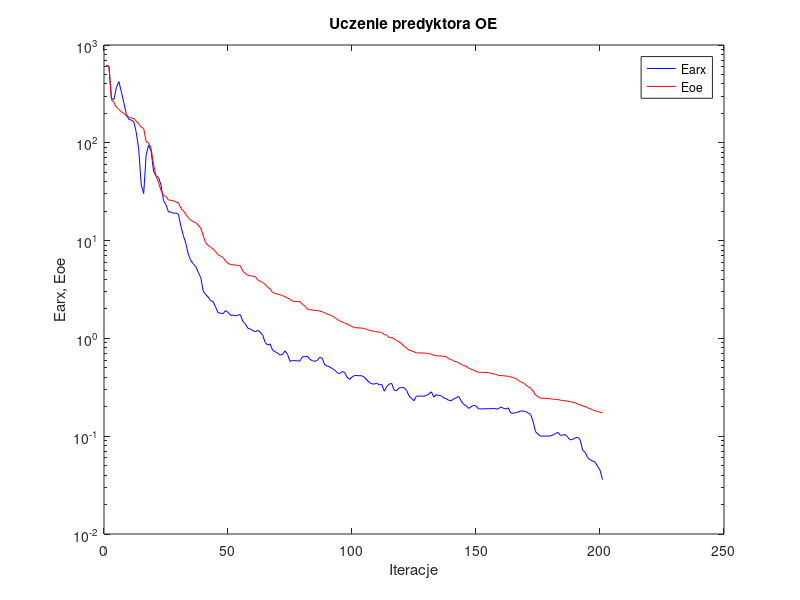
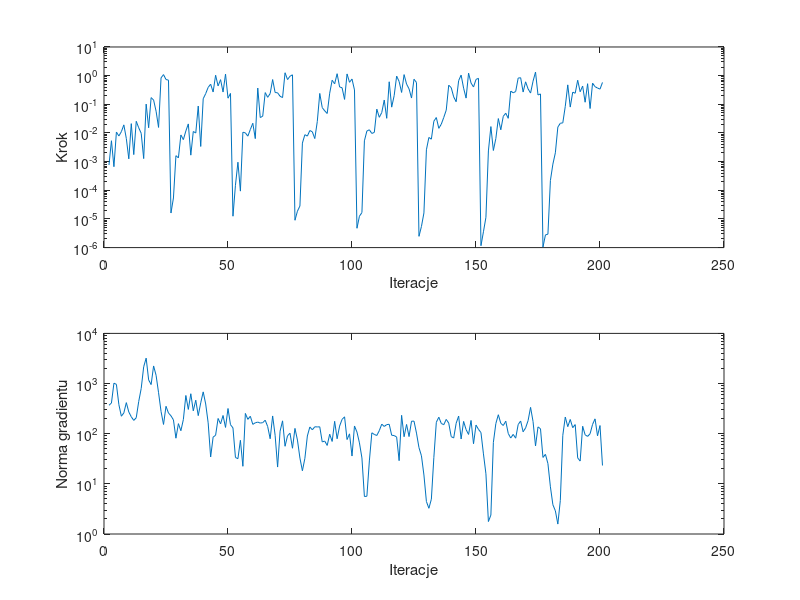

MATLAB code for these plots, in order:
%uczenie predyktora oe
clear all;
n=0; farx(n+1)=6.247474e+002; foe(n+1)=6.180032e+002; wspucz(n+1)=0.000000e+000; ng(n+1)=0.000000e+000;
%odnowa zmiennej metryki
n=1; farx(n+1)=6.070281e+002; foe(n+1)=6.003269e+002; krok(n+1)=7.625735e-004; ng(n+1)=3.681924e+002;
n=2; farx(n+1)=2.846121e+002; foe(n+1)=2.761220e+002; krok(n+1)=5.355898e-003; ng(n+1)=4.091962e+002;
n=3; farx(n+1)=2.770007e+002; foe(n+1)=2.576436e+002; krok(n+1)=6.650130e-004; ng(n+1)=1.016512e+003;
n=4; farx(n+1)=3.689465e+002; foe(n+1)=2.308680e+002; krok(n+1)=1.073668e-002; ng(n+1)=9.639711e+002;
n=5; farx(n+1)=4.223647e+002; foe(n+1)=2.189766e+002; krok(n+1)=7.859971e-003; ng(n+1)=3.788889e+002;
n=6; farx(n+1)=3.321683e+002; foe(n+1)=2.075964e+002; krok(n+1)=1.109636e-002; ng(n+1)=2.230521e+002;
n=7; farx(n+1)=2.572050e+002; foe(n+1)=2.009193e+002; krok(n+1)=1.915230e-002; ng(n+1)=2.600980e+002;
n=8; farx(n+1)=1.979986e+002; foe(n+1)=1.868661e+002; krok(n+1)=6.401705e-003; ng(n+1)=4.164262e+002;
n=9; farx(n+1)=1.733680e+002; foe(n+1)=1.836357e+002; krok(n+1)=1.250114e-003; ng(n+1)=2.705781e+002;
n=10; farx(n+1)=1.707945e+002; foe(n+1)=1.789485e+002; krok(n+1)=2.113019e-002; ng(n+1)=2.173526e+002;
n=11; farx(n+1)=1.642109e+002; foe(n+1)=1.776560e+002; krok(n+1)=1.758026e-003; ng(n+1)=1.841262e+002;
n=12; farx(n+1)=1.279047e+002; foe(n+1)=1.665176e+002; krok(n+1)=2.549876e-002; ng(n+1)=2.081188e+002;
n=13; farx(n+1)=8.560874e+001; foe(n+1)=1.569619e+002; krok(n+1)=1.517095e-002; ng(n+1)=4.396439e+002;
n=14; farx(n+1)=3.749275e+001; foe(n+1)=1.441407e+002; krok(n+1)=9.725768e-003; ng(n+1)=7.980656e+002;
n=15; farx(n+1)=3.025875e+001; foe(n+1)=1.401072e+002; krok(n+1)=1.276921e-003; ng(n+1)=2.158428e+003;
n=16; farx(n+1)=7.526497e+001; foe(n+1)=1.022534e+002; krok(n+1)=1.015974e-001; ng(n+1)=3.210142e+003;
n=17; farx(n+1)=9.515614e+001; foe(n+1)=9.995611e+001; krok(n+1)=1.517095e-002; ng(n+1)=1.181132e+003;
n=18; farx(n+1)=8.162031e+001; foe(n+1)=8.720464e+001; krok(n+1)=1.714306e-001; ng(n+1)=9.541959e+002;
n=19; farx(n+1)=5.074891e+001; foe(n+1)=5.950614e+001; krok(n+1)=1.407955e-001; ng(n+1)=2.244168e+003;
n=20; farx(n+1)=4.587253e+001; foe(n+1)=4.580027e+001; krok(n+1)=5.734876e-002; ng(n+1)=1.460047e+003;
n=21; farx(n+1)=4.415632e+001; foe(n+1)=3.920185e+001; krok(n+1)=1.559274e-002; ng(n+1)=6.564636e+002;
n=22; farx(n+1)=3.689921e+001; foe(n+1)=3.247694e+001; krok(n+1)=8.377184e-001; ng(n+1)=2.779215e+002;
n=23; farx(n+1)=2.568448e+001; foe(n+1)=2.907129e+001; krok(n+1)=1.086288e+000; ng(n+1)=1.528548e+002;
n=24; farx(n+1)=2.334911e+001; foe(n+1)=2.819399e+001; krok(n+1)=7.310195e-001; ng(n+1)=3.517639e+002;
n=25; farx(n+1)=1.959415e+001; foe(n+1)=2.601696e+001; krok(n+1)=6.970601e-001; ng(n+1)=2.581367e+002;
%odnowa zmiennej metryki
n=26; farx(n+1)=1.963647e+001; foe(n+1)=2.584337e+001; krok(n+1)=1.608814e-005; ng(n+1)=2.275453e+002;
n=27; farx(n+1)=1.902807e+001; foe(n+1)=2.557626e+001; krok(n+1)=5.385244e-005; ng(n+1)=1.885317e+002;
n=28; farx(n+1)=1.910717e+001; foe(n+1)=2.481120e+001; krok(n+1)=1.611746e-003; ng(n+1)=8.131867e+001;
n=29; farx(n+1)=1.866532e+001; foe(n+1)=2.435471e+001; krok(n+1)=1.350546e-003; ng(n+1)=1.587244e+002;
n=30; farx(n+1)=1.408757e+001; foe(n+1)=2.153703e+001; krok(n+1)=8.533243e-003; ng(n+1)=1.146206e+002;
n=31; farx(n+1)=1.123732e+001; foe(n+1)=2.010485e+001; krok(n+1)=5.858547e-003; ng(n+1)=1.916785e+002;
n=32; farx(n+1)=9.367714e+000; foe(n+1)=1.868105e+001; krok(n+1)=1.170476e-002; ng(n+1)=5.781749e+002;
n=33; farx(n+1)=7.266866e+000; foe(n+1)=1.712905e+001; krok(n+1)=2.069473e-002; ng(n+1)=3.049105e+002;
n=34; farx(n+1)=6.249510e+000; foe(n+1)=1.610290e+001; krok(n+1)=1.681815e-003; ng(n+1)=6.262268e+002;
n=35; farx(n+1)=5.801249e+000; foe(n+1)=1.565465e+001; krok(n+1)=1.125547e-002; ng(n+1)=2.857572e+002;
n=36; farx(n+1)=5.426830e+000; foe(n+1)=1.525339e+001; krok(n+1)=9.955600e-003; ng(n+1)=4.656742e+002;
n=37; farx(n+1)=4.735726e+000; foe(n+1)=1.437214e+001; krok(n+1)=8.693674e-002; ng(n+1)=2.293077e+002;
n=38; farx(n+1)=4.201755e+000; foe(n+1)=1.347293e+001; krok(n+1)=3.382411e-003; ng(n+1)=4.125008e+002;
n=39; farx(n+1)=3.059260e+000; foe(n+1)=1.123478e+001; krok(n+1)=1.561662e-001; ng(n+1)=6.822810e+002;
n=40; farx(n+1)=2.802962e+000; foe(n+1)=9.480111e+000; krok(n+1)=2.357265e-001; ng(n+1)=3.917593e+002;
n=41; farx(n+1)=2.643660e+000; foe(n+1)=8.941524e+000; krok(n+1)=3.903951e-001; ng(n+1)=1.647945e+002;
n=42; farx(n+1)=2.431221e+000; foe(n+1)=8.533923e+000; krok(n+1)=5.013461e-001; ng(n+1)=3.433867e+001;
n=43; farx(n+1)=2.382431e+000; foe(n+1)=8.227437e+000; krok(n+1)=2.689113e-001; ng(n+1)=8.554943e+001;
n=44; farx(n+1)=2.091299e+000; foe(n+1)=7.711900e+000; krok(n+1)=1.033373e+000; ng(n+1)=9.298449e+001;
n=45; farx(n+1)=1.826961e+000; foe(n+1)=7.169115e+000; krok(n+1)=4.386596e-001; ng(n+1)=2.013081e+002;
n=46; farx(n+1)=1.812546e+000; foe(n+1)=6.938277e+000; krok(n+1)=7.248392e-001; ng(n+1)=1.569408e+002;
n=47; farx(n+1)=1.788384e+000; foe(n+1)=6.718598e+000; krok(n+1)=2.681247e-001; ng(n+1)=2.308024e+002;
n=48; farx(n+1)=1.922674e+000; foe(n+1)=6.177566e+000; krok(n+1)=1.133514e+000; ng(n+1)=1.333917e+002;
n=49; farx(n+1)=1.848073e+000; foe(n+1)=5.863145e+000; krok(n+1)=1.634459e-001; ng(n+1)=3.180101e+002;
n=50; farx(n+1)=1.723708e+000; foe(n+1)=5.686242e+000; krok(n+1)=2.393567e-001; ng(n+1)=1.513303e+002;
%odnowa zmiennej metryki
n=51; farx(n+1)=1.726733e+000; foe(n+1)=5.661024e+000; krok(n+1)=1.245057e-005; ng(n+1)=1.306002e+002;
n=52; farx(n+1)=1.704519e+000; foe(n+1)=5.642081e+000; krok(n+1)=1.496273e-004; ng(n+1)=3.354462e+001;
n=53; farx(n+1)=1.734388e+000; foe(n+1)=5.561929e+000; krok(n+1)=9.532898e-004; ng(n+1)=3.176680e+001;
n=54; farx(n+1)=1.742184e+000; foe(n+1)=5.515191e+000; krok(n+1)=9.347223e-005; ng(n+1)=7.392757e+001;
n=55; farx(n+1)=1.490791e+000; foe(n+1)=4.865472e+000; krok(n+1)=1.060641e-002; ng(n+1)=2.240127e+001;
n=56; farx(n+1)=1.407303e+000; foe(n+1)=4.600735e+000; krok(n+1)=1.007731e-002; ng(n+1)=2.537144e+002;
n=57; farx(n+1)=1.271299e+000; foe(n+1)=4.424008e+000; krok(n+1)=7.737158e-003; ng(n+1)=1.931721e+002;
n=58; farx(n+1)=1.251388e+000; foe(n+1)=4.365661e+000; krok(n+1)=1.316643e-002; ng(n+1)=2.227888e+002;
n=59; farx(n+1)=1.199278e+000; foe(n+1)=4.327093e+000; krok(n+1)=2.183177e-002; ng(n+1)=1.535775e+002;
n=60; farx(n+1)=1.172134e+000; foe(n+1)=4.293350e+000; krok(n+1)=6.349841e-003; ng(n+1)=1.649511e+002;
n=61; farx(n+1)=1.207896e+000; foe(n+1)=3.964003e+000; krok(n+1)=3.691454e-001; ng(n+1)=1.703088e+002;
n=62; farx(n+1)=1.156975e+000; foe(n+1)=3.835910e+000; krok(n+1)=3.450322e-002; ng(n+1)=1.629773e+002;
n=63; farx(n+1)=1.077235e+000; foe(n+1)=3.729632e+000; krok(n+1)=3.844828e-002; ng(n+1)=1.660004e+002;
n=64; farx(n+1)=9.069444e-001; foe(n+1)=3.575348e+000; krok(n+1)=2.561578e-001; ng(n+1)=1.859083e+002;
n=65; farx(n+1)=8.562015e-001; foe(n+1)=3.330308e+000; krok(n+1)=1.752988e-001; ng(n+1)=1.387684e+002;
n=66; farx(n+1)=8.763904e-001; foe(n+1)=3.214126e+000; krok(n+1)=2.367770e-001; ng(n+1)=7.924648e+001;
n=67; farx(n+1)=7.571497e-001; foe(n+1)=2.941148e+000; krok(n+1)=7.310195e-001; ng(n+1)=2.258520e+002;
n=68; farx(n+1)=7.319409e-001; foe(n+1)=2.885333e+000; krok(n+1)=2.577747e-001; ng(n+1)=9.302266e+001;
n=69; farx(n+1)=7.063044e-001; foe(n+1)=2.836194e+000; krok(n+1)=2.522670e-001; ng(n+1)=2.162340e+001;
n=70; farx(n+1)=6.762517e-001; foe(n+1)=2.796383e+000; krok(n+1)=1.902702e-001; ng(n+1)=1.125546e+002;
n=71; farx(n+1)=6.864989e-001; foe(n+1)=2.736495e+000; krok(n+1)=1.717868e-001; ng(n+1)=1.804431e+002;
n=72; farx(n+1)=7.446909e-001; foe(n+1)=2.672610e+000; krok(n+1)=1.261180e+000; ng(n+1)=5.615962e+001;
n=73; farx(n+1)=6.862111e-001; foe(n+1)=2.583456e+000; krok(n+1)=7.310195e-001; ng(n+1)=9.092978e+001;
n=74; farx(n+1)=5.823775e-001; foe(n+1)=2.517711e+000; krok(n+1)=9.526777e-001; ng(n+1)=1.022036e+002;
n=75; farx(n+1)=5.941944e-001; foe(n+1)=2.405863e+000; krok(n+1)=1.068901e+000; ng(n+1)=5.128912e+001;
%odnowa zmiennej metryki
n=76; farx(n+1)=5.914137e-001; foe(n+1)=2.392911e+000; krok(n+1)=9.003600e-006; ng(n+1)=1.276075e+002;
n=77; farx(n+1)=5.893670e-001; foe(n+1)=2.378192e+000; krok(n+1)=1.870342e-005; ng(n+1)=7.463340e+001;
n=78; farx(n+1)=5.877791e-001; foe(n+1)=2.374315e+000; krok(n+1)=2.829063e-005; ng(n+1)=3.269010e+001;
n=79; farx(n+1)=6.494816e-001; foe(n+1)=2.235320e+000; krok(n+1)=4.432757e-003; ng(n+1)=1.824748e+001;
n=80; farx(n+1)=6.493782e-001; foe(n+1)=2.136321e+000; krok(n+1)=8.704305e-003; ng(n+1)=3.229132e+001;
n=81; farx(n+1)=6.569559e-001; foe(n+1)=1.996291e+000; krok(n+1)=7.780842e-003; ng(n+1)=9.013815e+001;
n=82; farx(n+1)=6.114393e-001; foe(n+1)=1.964891e+000; krok(n+1)=1.216238e-002; ng(n+1)=1.361800e+002;
n=83; farx(n+1)=5.911980e-001; foe(n+1)=1.950261e+000; krok(n+1)=1.095618e-002; ng(n+1)=1.196815e+002;
n=84; farx(n+1)=5.827387e-001; foe(n+1)=1.935018e+000; krok(n+1)=6.374691e-003; ng(n+1)=1.373292e+002;
n=85; farx(n+1)=5.978792e-001; foe(n+1)=1.925128e+000; krok(n+1)=2.497713e-002; ng(n+1)=1.364152e+002;
n=86; farx(n+1)=6.409571e-001; foe(n+1)=1.907070e+000; krok(n+1)=2.393567e-001; ng(n+1)=1.371408e+002;
n=87; farx(n+1)=6.274785e-001; foe(n+1)=1.871585e+000; krok(n+1)=7.660919e-002; ng(n+1)=6.850480e+001;
n=88; farx(n+1)=5.359763e-001; foe(n+1)=1.829746e+000; krok(n+1)=5.908701e-002; ng(n+1)=7.129406e+001;
n=89; farx(n+1)=5.234986e-001; foe(n+1)=1.767627e+000; krok(n+1)=4.784719e-002; ng(n+1)=5.836534e+001;
n=90; farx(n+1)=5.101440e-001; foe(n+1)=1.742616e+000; krok(n+1)=2.436225e-001; ng(n+1)=9.764327e+001;
n=91; farx(n+1)=4.922566e-001; foe(n+1)=1.696465e+000; krok(n+1)=6.914797e-001; ng(n+1)=7.004444e+001;
n=92; farx(n+1)=4.753332e-001; foe(n+1)=1.640290e+000; krok(n+1)=5.191100e-001; ng(n+1)=1.765453e+002;
n=93; farx(n+1)=4.465412e-001; foe(n+1)=1.566575e+000; krok(n+1)=1.168436e+000; ng(n+1)=7.924883e+001;
n=94; farx(n+1)=4.351935e-001; foe(n+1)=1.510058e+000; krok(n+1)=4.027995e-001; ng(n+1)=1.418385e+002;
n=95; farx(n+1)=4.575690e-001; foe(n+1)=1.472943e+000; krok(n+1)=3.780408e-001; ng(n+1)=1.932163e+002;
n=96; farx(n+1)=4.498740e-001; foe(n+1)=1.443110e+000; krok(n+1)=1.481341e-001; ng(n+1)=2.169987e+002;
n=97; farx(n+1)=4.021599e-001; foe(n+1)=1.400915e+000; krok(n+1)=1.147757e+000; ng(n+1)=7.643933e+001;
n=98; farx(n+1)=3.813902e-001; foe(n+1)=1.361109e+000; krok(n+1)=5.856145e-001; ng(n+1)=9.934430e+001;
n=99; farx(n+1)=4.041727e-001; foe(n+1)=1.320574e+000; krok(n+1)=7.612154e-001; ng(n+1)=3.585967e+001;
n=100; farx(n+1)=4.171921e-001; foe(n+1)=1.290460e+000; krok(n+1)=3.170262e-001; ng(n+1)=1.424783e+002;
%odnowa zmiennej metryki
n=101; farx(n+1)=4.165902e-001; foe(n+1)=1.284319e+000; krok(n+1)=4.728179e-006; ng(n+1)=1.077062e+002;
n=102; farx(n+1)=4.157767e-001; foe(n+1)=1.277867e+000; krok(n+1)=1.245057e-005; ng(n+1)=6.558422e+001;
n=103; farx(n+1)=4.143799e-001; foe(n+1)=1.275373e+000; krok(n+1)=1.663384e-005; ng(n+1)=3.289822e+001;
n=104; farx(n+1)=3.998099e-001; foe(n+1)=1.259563e+000; krok(n+1)=5.320104e-003; ng(n+1)=5.594411e+000;
n=105; farx(n+1)=3.760907e-001; foe(n+1)=1.238063e+000; krok(n+1)=1.170476e-002; ng(n+1)=5.658893e+000;
n=106; farx(n+1)=3.544910e-001; foe(n+1)=1.209340e+000; krok(n+1)=1.290032e-002; ng(n+1)=2.867205e+001;
n=107; farx(n+1)=3.427979e-001; foe(n+1)=1.191781e+000; krok(n+1)=9.618292e-003; ng(n+1)=1.042053e+002;
n=108; farx(n+1)=3.413350e-001; foe(n+1)=1.178280e+000; krok(n+1)=1.048565e-002; ng(n+1)=9.666460e+001;
n=109; farx(n+1)=3.482917e-001; foe(n+1)=1.165105e+000; krok(n+1)=6.786752e-002; ng(n+1)=9.205408e+001;
n=110; farx(n+1)=3.349930e-001; foe(n+1)=1.160262e+000; krok(n+1)=3.519888e-002; ng(n+1)=1.150545e+002;
n=111; farx(n+1)=3.389162e-001; foe(n+1)=1.149562e+000; krok(n+1)=5.160128e-002; ng(n+1)=1.551114e+002;
n=112; farx(n+1)=2.885977e-001; foe(n+1)=1.097055e+000; krok(n+1)=1.410702e-001; ng(n+1)=1.394534e+002;
n=113; farx(n+1)=3.218092e-001; foe(n+1)=1.080872e+000; krok(n+1)=3.244437e-002; ng(n+1)=1.517205e+002;
n=114; farx(n+1)=3.416375e-001; foe(n+1)=1.023076e+000; krok(n+1)=6.109364e-001; ng(n+1)=1.541305e+002;
n=115; farx(n+1)=3.464023e-001; foe(n+1)=1.019474e+000; krok(n+1)=7.959957e-002; ng(n+1)=9.309243e+001;
n=116; farx(n+1)=2.950158e-001; foe(n+1)=9.854738e-001; krok(n+1)=2.010048e-001; ng(n+1)=9.189115e+001;
n=117; farx(n+1)=2.933574e-001; foe(n+1)=9.548761e-001; krok(n+1)=9.639418e-001; ng(n+1)=8.578257e+001;
n=118; farx(n+1)=3.119650e-001; foe(n+1)=9.215583e-001; krok(n+1)=6.252753e-001; ng(n+1)=2.899637e+001;
n=119; farx(n+1)=3.145423e-001; foe(n+1)=8.846156e-001; krok(n+1)=2.591726e-001; ng(n+1)=2.325821e+002;
n=120; farx(n+1)=3.130914e-001; foe(n+1)=8.277812e-001; krok(n+1)=1.087290e+000; ng(n+1)=8.706065e+001;
n=121; farx(n+1)=2.940042e-001; foe(n+1)=7.986918e-001; krok(n+1)=5.076613e-001; ng(n+1)=1.529000e+002;
n=122; farx(n+1)=2.582899e-001; foe(n+1)=7.607337e-001; krok(n+1)=3.465039e-001; ng(n+1)=8.762364e+001;
n=123; farx(n+1)=2.436236e-001; foe(n+1)=7.464654e-001; krok(n+1)=1.653712e-001; ng(n+1)=1.773934e+002;
n=124; farx(n+1)=2.307004e-001; foe(n+1)=7.296909e-001; krok(n+1)=7.491049e-001; ng(n+1)=1.779500e+002;
n=125; farx(n+1)=2.571489e-001; foe(n+1)=7.115100e-001; krok(n+1)=5.772243e-001; ng(n+1)=1.028851e+002;
%odnowa zmiennej metryki
n=126; farx(n+1)=2.571001e-001; foe(n+1)=7.102834e-001; krok(n+1)=2.472091e-006; ng(n+1)=5.285820e+001;
n=127; farx(n+1)=2.570117e-001; foe(n+1)=7.093236e-001; krok(n+1)=5.465856e-006; ng(n+1)=3.623848e+001;
n=128; farx(n+1)=2.565439e-001; foe(n+1)=7.087296e-001; krok(n+1)=1.621284e-005; ng(n+1)=1.500591e+001;
n=129; farx(n+1)=2.611641e-001; foe(n+1)=7.050506e-001; krok(n+1)=2.583925e-003; ng(n+1)=4.451176e+000;
n=130; farx(n+1)=2.702536e-001; foe(n+1)=6.987661e-001; krok(n+1)=6.963555e-003; ng(n+1)=3.257674e+000;
n=131; farx(n+1)=2.845129e-001; foe(n+1)=6.891331e-001; krok(n+1)=6.072741e-003; ng(n+1)=4.942631e+000;
n=132; farx(n+1)=2.510638e-001; foe(n+1)=6.734517e-001; krok(n+1)=2.569070e-002; ng(n+1)=3.334025e+001;
n=133; farx(n+1)=2.657154e-001; foe(n+1)=6.643933e-001; krok(n+1)=3.450322e-002; ng(n+1)=1.691289e+002;
n=134; farx(n+1)=2.607450e-001; foe(n+1)=6.628495e-001; krok(n+1)=1.450364e-002; ng(n+1)=2.132121e+002;
n=135; farx(n+1)=2.588167e-001; foe(n+1)=6.612071e-001; krok(n+1)=2.025137e-002; ng(n+1)=1.601103e+002;
n=136; farx(n+1)=2.464238e-001; foe(n+1)=6.551331e-001; krok(n+1)=3.477029e-002; ng(n+1)=1.511171e+002;
n=137; farx(n+1)=2.417439e-001; foe(n+1)=6.510495e-001; krok(n+1)=6.268030e-002; ng(n+1)=1.927980e+002;
n=138; farx(n+1)=2.327623e-001; foe(n+1)=6.192272e-001; krok(n+1)=4.641165e-001; ng(n+1)=1.627385e+002;
n=139; farx(n+1)=2.304345e-001; foe(n+1)=6.089930e-001; krok(n+1)=3.828290e-001; ng(n+1)=8.765148e+001;
n=140; farx(n+1)=2.410457e-001; foe(n+1)=5.861435e-001; krok(n+1)=1.817918e-001; ng(n+1)=8.195913e+001;
n=141; farx(n+1)=2.461912e-001; foe(n+1)=5.789541e-001; krok(n+1)=1.228837e-001; ng(n+1)=1.616126e+002;
n=142; farx(n+1)=2.563312e-001; foe(n+1)=5.630753e-001; krok(n+1)=6.710813e-001; ng(n+1)=2.246547e+002;
n=143; farx(n+1)=2.294178e-001; foe(n+1)=5.428149e-001; krok(n+1)=1.045307e+000; ng(n+1)=7.840674e+001;
n=144; farx(n+1)=2.120689e-001; foe(n+1)=5.270372e-001; krok(n+1)=3.655097e-001; ng(n+1)=1.757247e+002;
n=145; farx(n+1)=2.053867e-001; foe(n+1)=5.199287e-001; krok(n+1)=1.644497e-001; ng(n+1)=1.210269e+002;
n=146; farx(n+1)=1.925350e-001; foe(n+1)=4.975634e-001; krok(n+1)=1.221873e+000; ng(n+1)=9.657706e+001;
n=147; farx(n+1)=1.997645e-001; foe(n+1)=4.839153e-001; krok(n+1)=5.535078e-001; ng(n+1)=1.837068e+002;
n=148; farx(n+1)=2.067070e-001; foe(n+1)=4.746962e-001; krok(n+1)=4.015963e-001; ng(n+1)=6.305041e+001;
n=149; farx(n+1)=2.036905e-001; foe(n+1)=4.600700e-001; krok(n+1)=7.382907e-001; ng(n+1)=1.485431e+002;
n=150; farx(n+1)=1.903136e-001; foe(n+1)=4.514137e-001; krok(n+1)=8.067975e-001; ng(n+1)=1.222291e+002;
%odnowa zmiennej metryki
n=151; farx(n+1)=1.903702e-001; foe(n+1)=4.498986e-001; krok(n+1)=1.163747e-006; ng(n+1)=1.052426e+002;
n=152; farx(n+1)=1.905074e-001; foe(n+1)=4.491938e-001; krok(n+1)=3.568823e-006; ng(n+1)=3.958368e+001;
n=153; farx(n+1)=1.907857e-001; foe(n+1)=4.487808e-001; krok(n+1)=1.138543e-005; ng(n+1)=1.586512e+001;
n=154; farx(n+1)=1.914827e-001; foe(n+1)=4.480035e-001; krok(n+1)=2.359800e-003; ng(n+1)=1.770476e+000;
n=155; farx(n+1)=1.906518e-001; foe(n+1)=4.385616e-001; krok(n+1)=1.670157e-002; ng(n+1)=2.386750e+000;
n=156; farx(n+1)=1.929088e-001; foe(n+1)=4.331180e-001; krok(n+1)=2.444561e-003; ng(n+1)=6.698652e+001;
n=157; farx(n+1)=1.900886e-001; foe(n+1)=4.290855e-001; krok(n+1)=6.401705e-003; ng(n+1)=1.591857e+002;
n=158; farx(n+1)=1.903379e-001; foe(n+1)=4.187603e-001; krok(n+1)=3.181829e-002; ng(n+1)=2.389016e+002;
n=159; farx(n+1)=1.991545e-001; foe(n+1)=4.176109e-001; krok(n+1)=1.290032e-002; ng(n+1)=1.606598e+002;
n=160; farx(n+1)=1.931032e-001; foe(n+1)=4.149666e-001; krok(n+1)=3.822127e-002; ng(n+1)=1.457999e+002;
n=161; farx(n+1)=1.898073e-001; foe(n+1)=4.128194e-001; krok(n+1)=4.879939e-002; ng(n+1)=1.778174e+002;
n=162; farx(n+1)=1.947085e-001; foe(n+1)=4.096244e-001; krok(n+1)=3.243318e-002; ng(n+1)=1.011124e+002;
n=163; farx(n+1)=1.729779e-001; foe(n+1)=4.031216e-001; krok(n+1)=2.893371e-001; ng(n+1)=8.194168e+001;
n=164; farx(n+1)=1.719922e-001; foe(n+1)=3.969445e-001; krok(n+1)=2.515191e-001; ng(n+1)=9.681748e+001;
n=165; farx(n+1)=1.740398e-001; foe(n+1)=3.891449e-001; krok(n+1)=2.798246e-001; ng(n+1)=8.147091e+001;
n=166; farx(n+1)=1.763189e-001; foe(n+1)=3.736416e-001; krok(n+1)=8.209742e-001; ng(n+1)=1.521320e+002;
n=167; farx(n+1)=1.810116e-001; foe(n+1)=3.604970e-001; krok(n+1)=8.457767e-001; ng(n+1)=1.789747e+002;
n=168; farx(n+1)=1.807203e-001; foe(n+1)=3.516214e-001; krok(n+1)=2.680018e-001; ng(n+1)=1.090986e+002;
n=169; farx(n+1)=1.793795e-001; foe(n+1)=3.361239e-001; krok(n+1)=6.088496e-001; ng(n+1)=1.305052e+002;
n=170; farx(n+1)=1.729240e-001; foe(n+1)=3.211587e-001; krok(n+1)=3.457398e-001; ng(n+1)=1.823423e+002;
n=171; farx(n+1)=1.673638e-001; foe(n+1)=3.095116e-001; krok(n+1)=2.468078e-001; ng(n+1)=3.350741e+002;
n=172; farx(n+1)=1.422670e-001; foe(n+1)=2.899832e-001; krok(n+1)=6.404647e-001; ng(n+1)=1.750631e+002;
n=173; farx(n+1)=1.114195e-001; foe(n+1)=2.638499e-001; krok(n+1)=1.331649e+000; ng(n+1)=5.698708e+001;
n=174; farx(n+1)=1.048953e-001; foe(n+1)=2.542570e-001; krok(n+1)=2.114442e-001; ng(n+1)=1.366434e+002;
n=175; farx(n+1)=1.001872e-001; foe(n+1)=2.446758e-001; krok(n+1)=2.301315e-001; ng(n+1)=1.255541e+002;
%odnowa zmiennej metryki
n=176; farx(n+1)=1.002000e-001; foe(n+1)=2.445122e-001; krok(n+1)=1.039852e-006; ng(n+1)=3.364000e+001;
n=177; farx(n+1)=1.003091e-001; foe(n+1)=2.439457e-001; krok(n+1)=2.774652e-006; ng(n+1)=3.876721e+001;
n=178; farx(n+1)=1.003940e-001; foe(n+1)=2.437247e-001; krok(n+1)=2.949103e-006; ng(n+1)=2.534305e+001;
n=179; farx(n+1)=1.006190e-001; foe(n+1)=2.410572e-001; krok(n+1)=2.197532e-004; ng(n+1)=8.732124e+000;
n=180; farx(n+1)=1.026354e-001; foe(n+1)=2.393383e-001; krok(n+1)=8.178849e-004; ng(n+1)=3.831595e+000;
n=181; farx(n+1)=1.062364e-001; foe(n+1)=2.379094e-001; krok(n+1)=2.032216e-003; ng(n+1)=2.902852e+000;
n=182; farx(n+1)=1.094941e-001; foe(n+1)=2.369401e-001; krok(n+1)=1.605804e-002; ng(n+1)=1.577534e+000;
n=183; farx(n+1)=1.023244e-001; foe(n+1)=2.336573e-001; krok(n+1)=2.178313e-002; ng(n+1)=4.672832e+000;
n=184; farx(n+1)=1.025614e-001; foe(n+1)=2.319143e-001; krok(n+1)=2.254527e-002; ng(n+1)=9.285402e+001;
n=185; farx(n+1)=1.041439e-001; foe(n+1)=2.300284e-001; krok(n+1)=8.512166e-002; ng(n+1)=2.147591e+002;
n=186; farx(n+1)=9.758874e-002; foe(n+1)=2.279574e-001; krok(n+1)=4.764226e-001; ng(n+1)=1.381809e+002;
n=187; farx(n+1)=9.156743e-002; foe(n+1)=2.251454e-001; krok(n+1)=8.000730e-002; ng(n+1)=1.922022e+002;
n=188; farx(n+1)=9.308674e-002; foe(n+1)=2.220442e-001; krok(n+1)=2.656312e-001; ng(n+1)=1.318584e+002;
n=189; farx(n+1)=9.577676e-002; foe(n+1)=2.193054e-001; krok(n+1)=2.431438e-001; ng(n+1)=1.519260e+002;
n=190; farx(n+1)=9.781587e-002; foe(n+1)=2.133072e-001; krok(n+1)=6.914797e-001; ng(n+1)=3.293616e+001;
n=191; farx(n+1)=9.186685e-002; foe(n+1)=2.101430e-001; krok(n+1)=2.740921e-001; ng(n+1)=2.843836e+001;
n=192; farx(n+1)=7.186531e-002; foe(n+1)=2.030067e-001; krok(n+1)=4.329486e-001; ng(n+1)=1.407361e+002;
n=193; farx(n+1)=6.852087e-002; foe(n+1)=2.014874e-001; krok(n+1)=1.181740e-001; ng(n+1)=9.506096e+001;
n=194; farx(n+1)=6.038741e-002; foe(n+1)=1.946591e-001; krok(n+1)=5.231840e-001; ng(n+1)=8.838503e+001;
n=195; farx(n+1)=5.746413e-002; foe(n+1)=1.918148e-001; krok(n+1)=7.119534e-002; ng(n+1)=9.980175e+001;
n=196; farx(n+1)=5.579965e-002; foe(n+1)=1.859141e-001; krok(n+1)=5.461275e-001; ng(n+1)=1.531610e+002;
n=197; farx(n+1)=5.455410e-002; foe(n+1)=1.819417e-001; krok(n+1)=4.126070e-001; ng(n+1)=1.976651e+002;
n=198; farx(n+1)=4.938231e-002; foe(n+1)=1.788735e-001; krok(n+1)=3.693268e-001; ng(n+1)=9.071658e+001;
n=199; farx(n+1)=4.502486e-002; foe(n+1)=1.762644e-001; krok(n+1)=3.388866e-001; ng(n+1)=1.454276e+002;
n=200; farx(n+1)=3.604457e-002; foe(n+1)=1.735480e-001; krok(n+1)=5.792353e-001; ng(n+1)=2.323178e+001;

figure; semilogy(farx,'b'); hold on; semilogy(foe,'r'); xlabel('Iteracje'); ylabel('Earx, Eoe'); legend('Earx','Eoe'); title('Uczenie predyktora OE');
figure; subplot(2,1,1); semilogy(krok); xlabel('Iteracje'); ylabel('Krok');
subplot(2,1,2); semilogy(ng); xlabel('Iteracje'); ylabel('Norma gradientu');
Earx=farx(n+1)
Eoe=foe(n+1)
